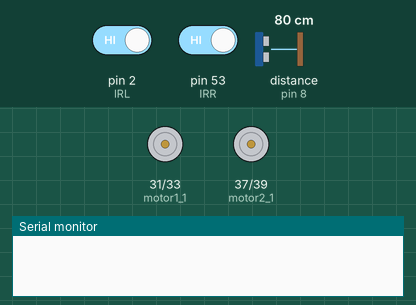
Recording of a sketch running on a simulated Arduino Mega 2560, built with avr-gcc and run on an emulated ATmega2560. Shown: motor-driver pin pairs drawn as motors (green arrow = first pin HIGH = forward, orange = second pin HIGH = backward, longer = more drive, scaled by the enable pin), the last lines printed to the serial monitor. Wiring (inferred from the names in the program): ultrasonic range finder: trigger pin 9; echo pin 8. Inputs (shaded band) come from the test bench; at power-on: distance to the obstacle (sensor on pin 8) 80 cm, pin 2 (IRL) HIGH, pin 53 (IRR) HIGH. The echo pulse lasts 58.3 µs per cm.

Above: at 0.1 s.
At 1.2 s:
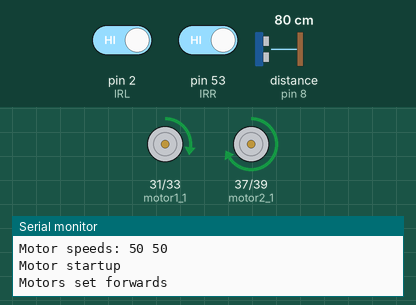
1.3 s: distance to the obstacle (sensor on pin 8) set to 60 cm
At 2.1 s:
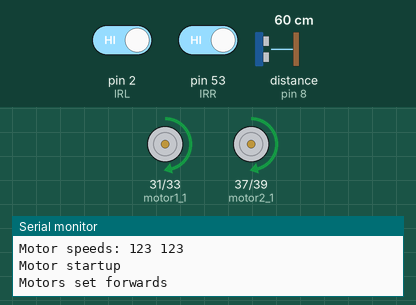
4.5 s: distance to the obstacle (sensor on pin 8) set to 2 cm
7.7 s: distance to the obstacle (sensor on pin 8) set to 35 cm
Timing chart, 0 to 16.9 s (numbered marks = the images above; inputs shaded):
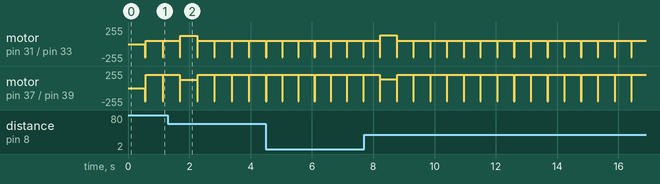

The sketch:

auto_test.ino
```cpp
#define echoPin 8 //obstacle ultrasonic echo 1
#define trigPin 9 //obstacle ultrasonic trigger 1

#define IRL 2 //
#define IRR 53 //

#define motor1_1 31 //motor 1_1
#define motor1_2 33 //motor 1_2
#define motor1_en 6 //motor 1_en
#define motor2_1 37 //motor 2_1
#define motor2_2 39 //motor 2_2
#define motor2_en 7 //motor 2_en

int statusSensorLeft;
int statusSensorRight;
float autoDistance;

void setup() {
  pinMode(echoPin, INPUT); //automatic ultrasonic echo
  pinMode(trigPin, OUTPUT); //automatic ultrasonic trigger

  pinMode (IRR, INPUT); //IR sensor 1
  pinMode (IRL, INPUT); //IR sensor 2

  pinMode(motor1_1, OUTPUT); //motor 1_1
  pinMode(motor1_2, OUTPUT); //motor 1_2
  pinMode(motor1_en, OUTPUT); //motor1_en
  pinMode(motor2_1, OUTPUT); //motor 2_1
  pinMode(motor2_2, OUTPUT); //motor 2_2
  pinMode(motor2_en, OUTPUT); //motor2_en

  digitalWrite(motor1_1, LOW);
  digitalWrite(motor1_2, LOW);
  digitalWrite(motor2_1, LOW);
  digitalWrite(motor2_2, LOW);

  Serial.begin(9600);
}


void loop() {
  auto_drive();
}

void motor_startup() { //quick pulse to turn on motors
  analogWrite(motor1_en, 200);
  analogWrite(motor2_en, 200);

  Serial.println("Motor startup");

  digitalWrite(motor1_1, LOW);
  digitalWrite(motor1_2, HIGH);
  digitalWrite(motor2_1, LOW);
  digitalWrite(motor2_2, HIGH);

  delay(20);

  analogWrite(motor1_en, 0);
  analogWrite(motor2_en, 0);
}

void motors_stop() { //stop the motors
  Serial.println("Motors stop");

  digitalWrite(motor1_1, LOW);
  digitalWrite(motor1_2, LOW);
  digitalWrite(motor2_1, LOW);
  digitalWrite(motor2_2, LOW);
}

void motors_speed_individual(int motor1_speed, int motor2_speed) { //input movement speed

  check_direction(motor1_speed, motor2_speed);
  motor1_speed = abs(motor1_speed);
  motor2_speed = abs(motor2_speed);


  //prevent value from exceed 255
  if (motor1_speed > 255) {
    motor1_speed = 255;
  }
  else if (motor1_speed < 0) {
    motor1_speed = 0;
  }
  if (motor2_speed > 255) {
    motor2_speed = 255;
  }
  else if (motor2_speed < 0) {
    motor2_speed = 0;
  }

  Serial.print("Motor speeds: ");
  Serial.print(motor1_speed);
  Serial.print(' ');
  Serial.println(motor2_speed);

  motor_startup();
  motors_set_forwards();

  analogWrite(motor1_en, motor1_speed);
  analogWrite(motor2_en, motor2_speed);
}

void motors_set_forwards() { //switch motor direction to forward
  Serial.println("Motors set forwards");

  digitalWrite(motor1_1, HIGH);
  digitalWrite(motor1_2, LOW);
  digitalWrite(motor2_1, HIGH);
  digitalWrite(motor2_2, LOW);
}

void check_direction(int motor1, int motor2) {
  if (motor1 < 0) {
    digitalWrite(motor1_1, HIGH);
    digitalWrite(motor1_2, LOW);
  }
  else if (motor1 >= 0) {
    digitalWrite(motor1_1, LOW);
    digitalWrite(motor1_2, HIGH);
  }

  if (motor2 < 0) {
    digitalWrite(motor2_1, HIGH);
    digitalWrite(motor2_2, LOW);
  }
  else if (motor2 >= 0) {
    digitalWrite(motor2_1, LOW);
    digitalWrite(motor2_2, HIGH);
  }
  motors_set_forwards();
}

float calculateSD(float data[])
{
    float sum = 0.0, mean, standardDeviation = 0.0;

    int i;

    for(i = 0; i < 10; ++i)
    {
        sum += data[i];
    }

    mean = sum/10;

    for(i = 0; i < 10; ++i)
        standardDeviation += pow(data[i] - mean, 2);

    return sqrt(standardDeviation / 10);
}

void read_IR() {
  statusSensorRight = digitalRead (IRR);
  statusSensorLeft = digitalRead (IRL);
}

void read_auto_ultra() {

  long duration;

  digitalWrite(trigPin, LOW);
  delayMicroseconds(2); //delay, required as per arduino example code

  //set trigPins high for 10 microseconds
  digitalWrite(trigPin, HIGH);
  delayMicroseconds(10);

  digitalWrite(trigPin, LOW);

  duration = pulseIn(echoPin, HIGH);
  autoDistance = duration / 72 / 2;
}

void auto_drive() {
  float mean;
  float devs[10];
  float sdev;
  float distances[10];
  int pwm_in;
  float kp = 20; // proportional control constant
  read_IR(); //read directional IR values
  for (int i = 0; i < 10; i++) {
    read_auto_ultra();
    distances[i] = autoDistance; //read 10 utrasonic values and input into size 10 array
    delay(50);
  }

  sdev = calculateSD(distances);

  pwm_in = int(sdev * kp) + 50;
  motors_speed_individual(pwm_in,pwm_in);
 /* if  (statusSensorRight == 1 && statusSensorLeft == 0) {
    //case: something is detected on the left
    Serial.println("left ");
    Serial.print("pwm: ");
    Serial.println(pwm_in);
    motors_speed_individual(pwm_in,pwm_in/2);
  }
  else if (statusSensorRight == 0 && statusSensorLeft == 1) {
    //case: something is detected on the right
    Serial.println("right ");
    Serial.print("pwn: ");
    Serial.println(pwm_in);
    motors_speed_individual(pwm_in/2,pwm_in);
  }
  else if (statusSensorRight == 1 && statusSensorLeft == 1) {
    //case: something is detected on both sides
    Serial.println("centre ");
    Serial.print("pwn: ");
    Serial.println(pwm_in);
    motors_speed_individual(pwm_in,pwm_in);
  }
  else if (statusSensorRight == 0 && statusSensorLeft == 0){
    Serial.println("none");
    Serial.print("pwm: ");
    Serial.println(pwm_in);
  }
  Serial.print("sense state: ");
  Serial.print(statusSensorRight);
  Serial.println(statusSensorLeft);
  */
}
```
